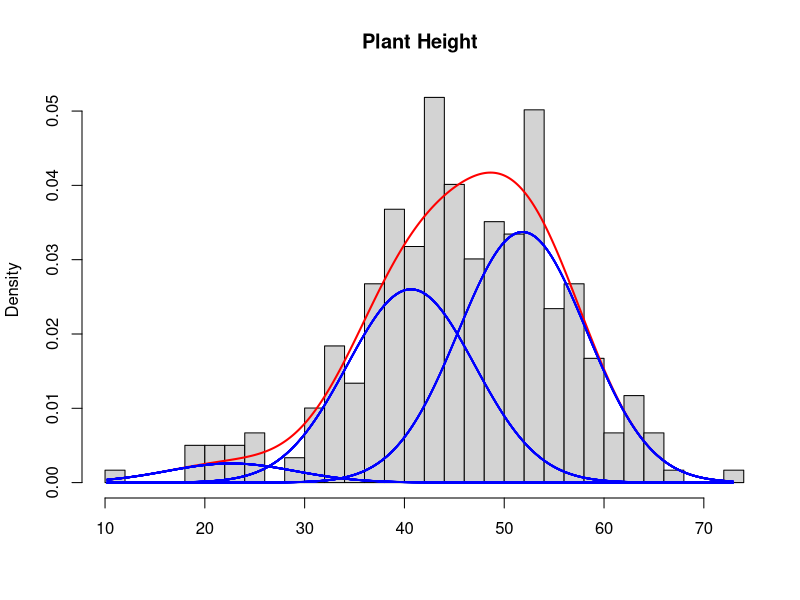

Here is the R script that generated this plot:
#R script written by Dr Lindsey Leach and Dr Jing Chen to produce figure 1f.
ph=read.table("data_in_PlantHeight.txt",head=T)
x=ph[,1]
hist(x,xlim=range(x),main="Plant Height",xlab="",nclass=30,freq=F)
max1=max(x)
min1=min(x)
x1=seq(min1,max1,0.01)
#offspring probability distribution for the 5 genotypes (from data_out.txt) 
f2=0.0413
f3=0.4175
f4=0.5413
#offspring genotypic values for the five genotypes estimated using the orthogonal model
g2=22.6260
g3=40.6551
g4=51.8400
e=6.4031
y1=(1/(((2*pi)^(1/2))*e))*(f2*exp(-((x1-g2)^2)/(2*
    (e^2)))+f3*exp(-((x1-g3)^2)/(2*(e^2)))+f4*exp(-((x1-g4)^2)
    /(2*(e^2))))

lines(x1,y1,type="l",col="red",lwd=2)


y12=(1/(((2*pi)^(1/2))*e))*(f2*exp(-((x1-g2)^2)/(2*(e^2))))
lines(x1,y12,type="p",col="blue",cex=0.1)

y13=(1/(((2*pi)^(1/2))*e))*(f3*exp(-((x1-g3)^2)/(2*(e^2))))
lines(x1,y13,type="p",col="blue",cex=0.1)

y14=(1/(((2*pi)^(1/2))*e))*(f4*exp(-((x1-g4)^2)/(2*(e^2))))
lines(x1,y14,type="p",col="blue",cex=0.1)